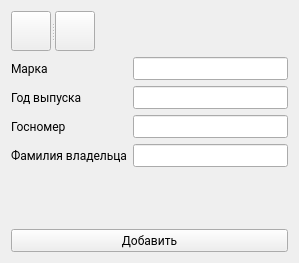
<?xml version="1.0" encoding="UTF-8"?>
<ui version="4.0">
 <class>AddForm</class>
 <widget class="QWidget" name="AddForm">
  <property name="enabled">
   <bool>true</bool>
  </property>
  <property name="geometry">
   <rect>
    <x>0</x>
    <y>0</y>
    <width>299</width>
    <height>263</height>
   </rect>
  </property>
  <property name="font">
   <font>
    <family>Roboto</family>
    <italic>false</italic>
   </font>
  </property>
  <property name="windowTitle">
   <string>Добавление элемента</string>
  </property>
  <layout class="QGridLayout" name="gridLayout">
   <item row="0" column="0">
    <layout class="QVBoxLayout" name="verticalLayout">
     <item>
      <widget class="QSplitter" name="splitter">
       <property name="orientation">
        <enum>Qt::Horizontal</enum>
       </property>
       <widget class="QPushButton" name="btnHome">
        <property name="minimumSize">
         <size>
          <width>40</width>
          <height>40</height>
         </size>
        </property>
        <property name="maximumSize">
         <size>
          <width>40</width>
          <height>40</height>
         </size>
        </property>
        <property name="text">
         <string/>
        </property>
        <property name="icon">
         <iconset>
          <normaloff>../../Загрузки/png-transparent-house-svg-vector-gray-house-gray-vector.png</normaloff>../../Загрузки/png-transparent-house-svg-vector-gray-house-gray-vector.png</iconset>
        </property>
        <property name="iconSize">
         <size>
          <width>32</width>
          <height>32</height>
         </size>
        </property>
       </widget>
       <widget class="QPushButton" name="btnInfo">
        <property name="minimumSize">
         <size>
          <width>40</width>
          <height>40</height>
         </size>
        </property>
        <property name="maximumSize">
         <size>
          <width>40</width>
          <height>40</height>
         </size>
        </property>
        <property name="text">
         <string/>
        </property>
        <property name="icon">
         <iconset>
          <normaloff>../../Загрузки/png-clipart-computer-icons-information-button-button-interface-area-transformed.png</normaloff>../../Загрузки/png-clipart-computer-icons-information-button-button-interface-area-transformed.png</iconset>
        </property>
        <property name="iconSize">
         <size>
          <width>40</width>
          <height>40</height>
         </size>
        </property>
       </widget>
      </widget>
     </item>
     <item>
      <layout class="QFormLayout" name="formLayout">
       <item row="0" column="0">
        <widget class="QLabel" name="labMarka">
         <property name="text">
          <string>Марка </string>
         </property>
        </widget>
       </item>
       <item row="0" column="1">
        <widget class="QLineEdit" name="lineEditMarka"/>
       </item>
       <item row="1" column="0">
        <widget class="QLabel" name="labYear">
         <property name="enabled">
          <bool>true</bool>
         </property>
         <property name="text">
          <string>Год выпуска</string>
         </property>
        </widget>
       </item>
       <item row="1" column="1">
        <widget class="QLineEdit" name="lineEditYear"/>
       </item>
       <item row="2" column="0">
        <widget class="QLabel" name="labNum">
         <property name="text">
          <string>Госномер</string>
         </property>
        </widget>
       </item>
       <item row="2" column="1">
        <widget class="QLineEdit" name="lineEditNum"/>
       </item>
       <item row="3" column="0">
        <widget class="QLabel" name="labSurn">
         <property name="text">
          <string>Фамилия владельца</string>
         </property>
        </widget>
       </item>
       <item row="3" column="1">
        <widget class="QLineEdit" name="lineEditSurn"/>
       </item>
      </layout>
     </item>
     <item>
      <widget class="QPushButton" name="btnAdd">
       <property name="text">
        <string>Добавить</string>
       </property>
       <property name="icon">
        <iconset>
         <normaloff>../../Загрузки/1828819.png</normaloff>../../Загрузки/1828819.png</iconset>
       </property>
      </widget>
     </item>
    </layout>
   </item>
  </layout>
 </widget>
 <resources/>
 <connections>
  <connection>
   <sender>btnHome</sender>
   <signal>clicked()</signal>
   <receiver>AddForm</receiver>
   <slot>close()</slot>
   <hints>
    <hint type="sourcelabel">
     <x>27</x>
     <y>30</y>
    </hint>
    <hint type="destinationlabel">
     <x>149</x>
     <y>131</y>
    </hint>
   </hints>
  </connection>
 </connections>
</ui>
